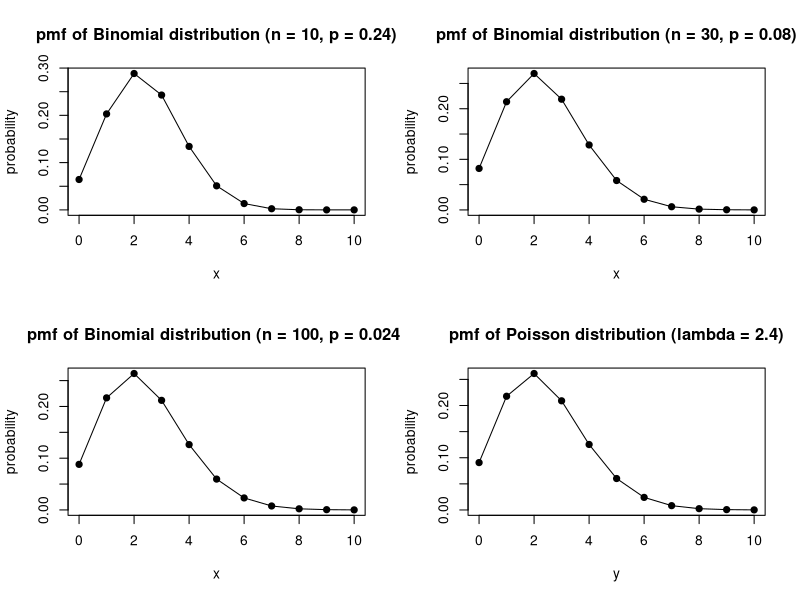

R code for this plot:
lambda = 2.4
x = c(0:5)

# (a)
n = 5
dbinom(x, n, p = lambda/n)

# (b)
n = 10
dbinom(x, n, p = lambda/n)

# (c)
n = 100
dbinom(x, n, p = lambda/n)

# (d)
n = 1000
dbinom(x, n, p = lambda/n)

# (e)
n = 10000
dbinom(x, n, p = lambda/n)

# (f)
y = c(0:5)
dpois(y, 2.4)

# (g)
par(mfrow = c(2,2))

x10 = c(0:10)
pmf10 = dbinom(x10, 10, p = 2.4/10)
plot(x10, pmf10, xlab = "x", ylab = "probability", 
     main = "pmf of Binomial distribution (n = 10, p = 0.24)")
lines(x10, pmf10, lwd = 1)
points(x10, pmf10, pch = 16)

x30 = c(0:10)
pmf30 = dbinom(x30, 30, p = 2.4/30)
plot(x30, pmf30, xlab = "x", ylab = "probability", 
     main = "pmf of Binomial distribution (n = 30, p = 0.08)")
lines(x30, pmf30, lwd = 1)
points(x30, pmf30, pch = 16)

x100 = c(0:10)
pmf100 = dbinom(x100, 100, p = 2.4/100)
plot(x100, pmf100, xlab = "x", ylab = "probability", 
     main = "pmf of Binomial distribution (n = 100, p = 0.024)")
lines(x100, pmf100, lwd = 1)
points(x100, pmf100, pch = 16)

y = c(0:10)
pmfy = dpois(y, 2.4)
plot(y, pmfy, xlab = "y", ylab = "probability", 
     main = "pmf of Poisson distribution (lambda = 2.4)")
lines(y, pmfy, lwd = 1)
points(y, pmfy, pch = 16)

#(h) when n is big, p is relatively small. Binomial approximately approach Poisson distribution.
# n*p also approximately approach to lambda